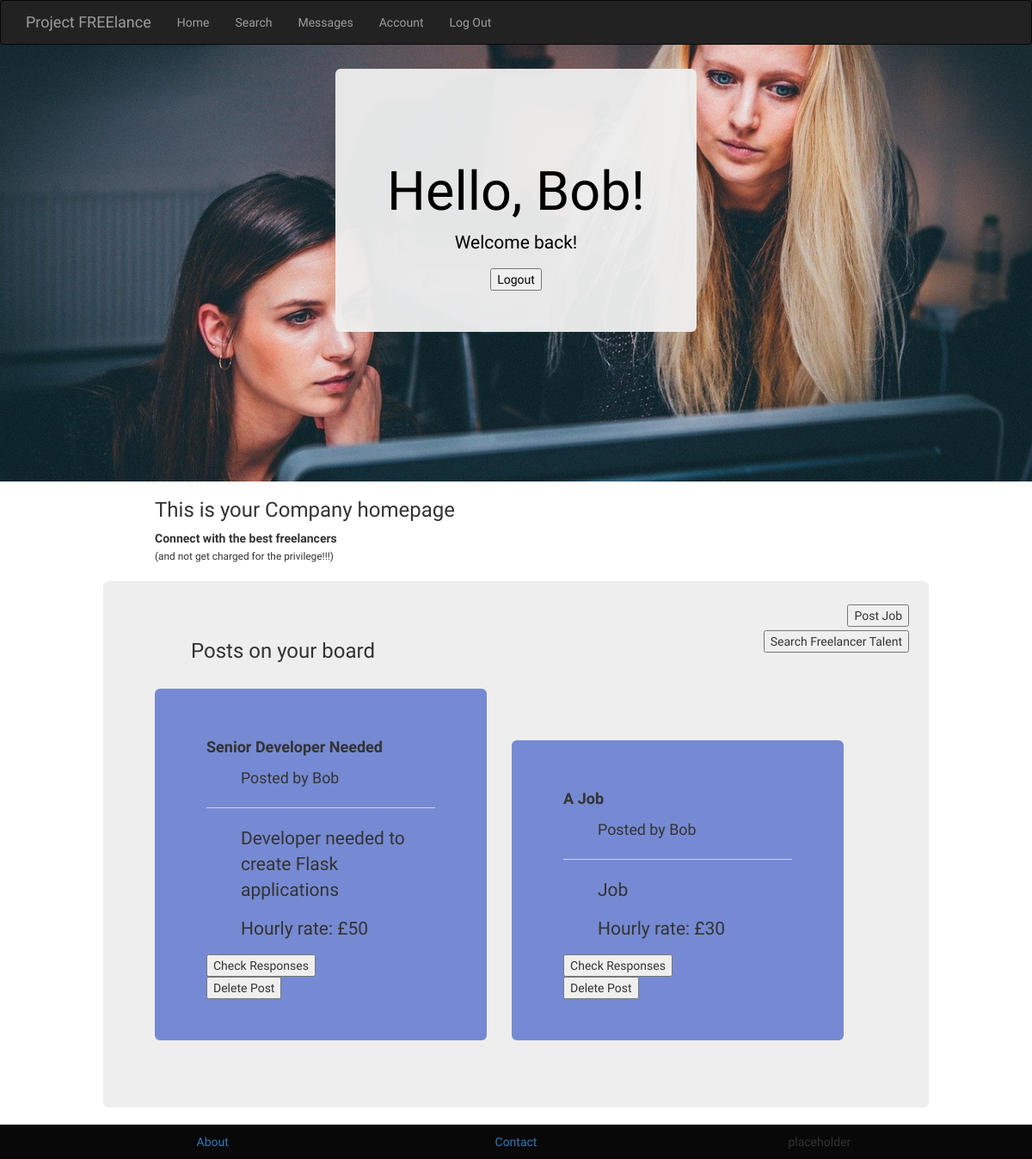
/ (signed in), run on the app's committed database.
### app.py (models this page shows, shortened)
class User(db.Model):
    __tablename__="users"
    id= db.Column(db.Integer, primary_key = True)
    username = db.Column(db.String(64), unique = True, index = True)
    password_hash = db.Column(db.String(128))
    role_id = db.Column(db.Integer, db.ForeignKey('roles.id'))
    date_joined = db.Column(db.Date)
    inbox_id = db.Column(db.Integer, db.ForeignKey('inbox.id'))
    outbox_id = db.Column(db.Integer, db.ForeignKey('outbox.id'))
    posts = db.relationship("JobPost", backref="poster")
    @property
    def password(self):
        raise AttributeError("Password is not a readable attribute")

class JobPost(db.Model):
    __tablename__="posts"
    id=db.Column(db.Integer, primary_key=True)
    poster_id = db.Column(db.Integer, db.ForeignKey('users.id'))
    title= db.Column(db.String(100))
    description = db.Column(db.String(500))
    budget = db.Column(db.String(10))
    hourlypay = db.Column(db.String(10))

### app.py (the view, shortened to what this page needs)
@app.route("/", methods=['GET', 'POST'])
def index():
    try: current_user=User.query.filter_by(username=session['name'])
    except KeyError:
        session['name'] = None
        current_user = None
    form = NameForm()
    if session['name'] != None:
        posts = current_user[0].posts
    else:
        posts = []
    return render_template('index.html', user=current_user, form=form, name=session.get('name'), known = session.get('known', False), posts=posts)

### templates/index.html (shortened to what this page needs)
{% extends 'base.html' %}
{% block page_content %}
{% if name %}
{% if user[0].role.name =='Company' %}
<div class="hero_company">
  {% elif user[0].role.name == 'Administrator' %}
  <div class="hero_admin">
    {% else %}
    <div class="hero">
      {% endif %}
      {% else %}
      <div class="hero">
        {% endif %}
        <div class="welcome jumbotron">
          <h1>{% if name %}Hello, {{ name }}{% else %}Hello, stranger...{% endif %}!</h1>
          {% if not known %}
          <p>Nice to meet you! Care to login?</p>
          {% else %}
          <p>Welcome back!</p>
          {% endif %}
          {% if name %}
          {% if user[0].role.name == 'Administrator' %}
          <form class="logout" action="/logout" method="post">
            <button type="submit" name="Logout">Logout</button>
          </form>
        </div>
      </div>
      <div class="homepage">
        <h3>This is your admin homepage</h3>
      </div>
      {% elif user[0].role.name == "Company" %}
      <form class="logout" action="/logout" method="post">
        <button type="submit" name="Logout">Logout</button>
      </form>
    </div>
  </div>
  <div class="homepage">
    <h3>This is your Company homepage</h3>
    <p>
      <strong>Connect with the best freelancers </strong>
      <br>
      <small>(and not get charged for the privilege!!!)</small>
    </p>
    <div class="jumbotron jobpostjumbo">
      <h3>Posts on your board</h3>
      <form class="btn right_button1 job_posting" action="/jobpost" method="post">
        <button type="submit" name="post_job">Post Job</button>
      </form>
      <br>
      <form class="btn right_button2 search_freelancers" action="/search" method="get">
        <button type="submit" name="search_freelancers">Search Freelancer Talent</button>
      </form>
      {% for post in posts %}
      <div class="jumbotron message">
        <h4><strong>{{ post.title }}</strong></h4>
        <p><small>Posted by {{ post.poster.username }}</small></p>
        <hr>
        <p>{{ post.description }}</p>
        <p>{% if post.hourlypay %}Hourly rate: £{% endif %}{{ post.hourlypay }}</p>
        <form class="check_respondants" action="jobpost/check" method="post">
          <button type="submit">Check Responses</button>
        </form>
        <form class="delete_posting" action="jobpost/delete" method="post">
          <button type="submit">Delete Post</button>
        </form>
      </div>
      {% endfor %}
    </div>
  </div>
{% endif %}
{% endif %}
{% endblock %}

### templates/base.html (shortened to what this page needs)
{% extends "bootstrap/base.html" %}
{% block head %}
<link href="//cdnjs.cloudflare.com/ajax/libs/twitter-bootstrap/3.3.7/css/bootstrap.min.css" rel="stylesheet">
<link href="https://cdn.jsdelivr.net/npm/select2@4.1.0-beta.1/dist/css/select2.min.css" rel="stylesheet" />
<link rel="stylesheet" href="{{ url_for('static', filename='style.css') }}">
{% endblock %}
{% block navbar %}
<nav>
  <div class="navbar navbar-inverse" role="navigation">
    <div class="container">
      <div class="navbar-header">
        <a class="navbar-brand" href="/">Project FREElance</a>
      </div>
      <div class="navbar-collapse collapse">
        <ul class="nav navbar-nav">
          <li><a href="{{ url_for('index') }}">Home</a></li>
          <li><a href="{{ url_for('search') }}">Search</a></li>
          {% if name %}
          <li><a href="{{ url_for('message') }}">Messages</a></li>
          <li><a href="{{ url_for('account') }}">Account</a></li>
          <li><a href="{{ url_for('logout') }}">Log Out</a></li>
          {% else %}
          <li><a href="{{ url_for('register') }}">Register</a></li>
          <li><a href="{{ url_for('login') }}">Log In</a></li>
          {% endif %}
        </ul>
      </div>
    </div>
  </div>
</nav>
{% endblock %}
{% block content %}
<div class="container">
  {% block page_content %}{% endblock %}
</div>
<div class="container footer">
  <div class="footer_left">
    <p><a href="/about">About</a></p>
  </div>
  <div class="footer_center">
    <p><a href="/contact">Contact</a></p>
  </div>
  <div class="footer_right">
    <p>placeholder</p>
  </div>
</div>
{% endblock %}

### static/style.css (style rules this page uses)
body { padding-bottom: 5rem; font-family: 'Changa', sans-serif; }
h1 { padding-top: 5vh; }
.navbar { position: fixed; right: 0; left: 0; z-index: 100; }
.hero_company { height: 70vh; background-image: url('/static/images/women_looking.jpg'); background-size: cover; background-position: center; width:100%; position: fixed; left:0; }
.welcome { text-align: center; color: black; background-color: rgba(240,240,240, 0.95); width: max-content; margin: 0 auto; margin-top: 10vh; }
.homepage { position: absolute; top: 70vh; background-color: white; width: 100%; left: 0px; right: 0px; padding-bottom: 30px; min-height: 95vh; }
.homepage h3 { margin-left: 15% }
.homepage .jumbotron h3 { margin-left: 5% }
.homepage p { margin-left: 15% }
.homepage .jumbotron { margin-left: 10%; }
.right_button1 { position:absolute; right: 10px; top: 20px; }
.right_button2 { position:absolute; right: 10px; top: 50px; }
.jobpostjumbo { position: relative; width: 80%; }
.message { margin-left: 0 !important; width: 46%; display: inline-block; margin-right: 3%; }
.container.footer { position:fixed; width: 100% !important; bottom: 0; margin-left: auto; margin-right: auto; padding-left: 8%; padding-right: 8%; background-color: #080808; z-index: 10; padding-top: 10px; }
.jobpostjumbo { margin-top: 20px; }
.jumbotron.message { background-color: rgba(0, 40, 185, 0.5); position: relative; }
.footer_left { align-content: center; text-align: center; display: inline-block; float: left; width: 30%; }
.footer_center { align-content: center; text-align: center; display: inline-block; width: 40%; }
.footer_right { align-content: center; text-align: center; display: inline-block; float: right; width: 30%; }

### data on the page
User: username "Bob"
JobPost: title "Senior Developer Needed", poster.username "Bob", description "Developer needed to create Flask applications", shows "Hourly rate: £", hourlypay "50"
JobPost: title "A Job", poster.username "Bob", description "Job", shows "Hourly rate: £", hourlypay "30"
